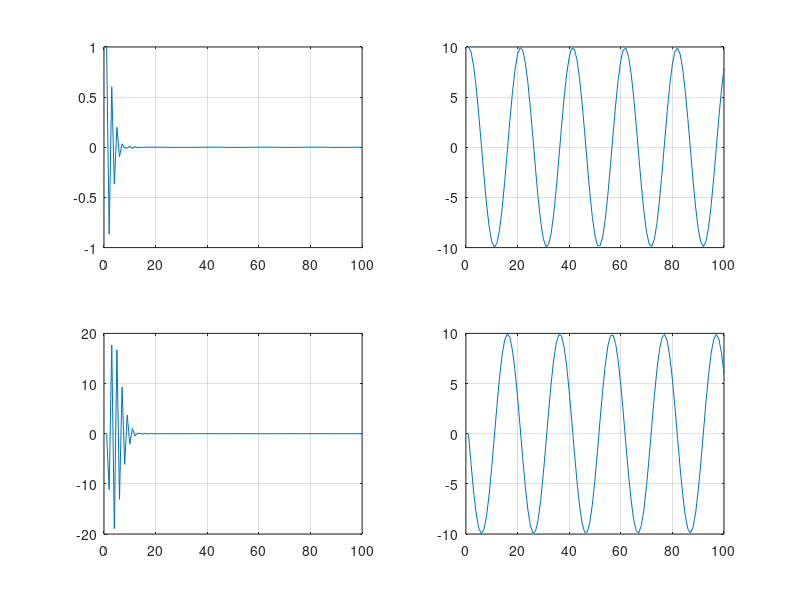

MATLAB code to generate this figure:
% clean the memory and the screen
clear all; clc; close all;

% Setup the alpha parameters
rho_inf = 0.5;
alpha_m = 0.5 * (3.0 - rho_inf) / (1.0 + rho_inf);
alpha_f = 1.0 / (1.0 + rho_inf);
gamma   = 0.5 - alpha_f + alpha_m;

% Setup the physical problem parameters
% mass
m1 = 1.0;
m2 = 1.0;

% stiffness
k1 = 1.0e4;
k2 = 1.0;

% setup the matrices
M = [ m1, 0.0; 0.0, m2 ];

K = [ (k1+k2), -k2; -k2, k2 ];

% setup the initial condition
d0 = [ 1 ; 10 ];

v0 = [ 0; 0 ];

% determine the natural frequencies
lambda = eig(K, M);
omega = sqrt(lambda);

T1 = 2 * pi / omega(1);
T2 = 2 * pi / omega(2);

dt = T1 / 20;

T_final = 5 * T1;

N = ceil(T_final / dt);

% initial acceleration
a0 = M \ (-K * d0);

% allocate solutions
v = zeros(2, N+1); d = v; dot_d = v; dot_v = v;

v(:,1) = v0; dot_v(:,1) = a0;
d(:,1) = d0; dot_d(:,1) = v0;

% Matrix
LEFT = alpha_m * M + ( alpha_f^2 * gamma^2 * dt^2 / alpha_m ) * K;

for n = 2 : N+1
  % predictor
  d_tilde = d(:,n-1) + (1-gamma) * dt * dot_d(:, n-1);
  v_tilde = v(:,n-1) + (1-gamma) * dt * dot_v(:, n-1);
  
  RIGHT = (1-alpha_m) * M * dot_v(:,n-1) + (1-alpha_f) * K * d(:,n-1) ...
    + alpha_f * K * d_tilde + (alpha_f * gamma * dt / alpha_m) ...
    * K * ( (1-alpha_f)*v(:,n-1) - (1-alpha_m) * dot_d(:,n-1) + alpha_f * v_tilde );

  RIGHT = -RIGHT;

  dot_v(:,n) = LEFT \ RIGHT;

  v(:,n) = v_tilde + gamma * dt * dot_v(:,n);

  dot_d(:,n) = ( (1-alpha_f)*v(:,n-1) + alpha_f*v(:,n) - (1-alpha_m)*dot_d(:, n-1) ) / alpha_m;

  d(:,n) = d_tilde + gamma * dt * dot_d(:,n);
end

% visualization
t = 1: 1 : N;

subplot(2,2,1), plot(t, d(1,1:N)); grid on;
subplot(2,2,2), plot(t, d(2,1:N)); grid on;
subplot(2,2,3), plot(t, v(1,1:N)); grid on;
subplot(2,2,4), plot(t, v(2,1:N)); grid on;

% EOF